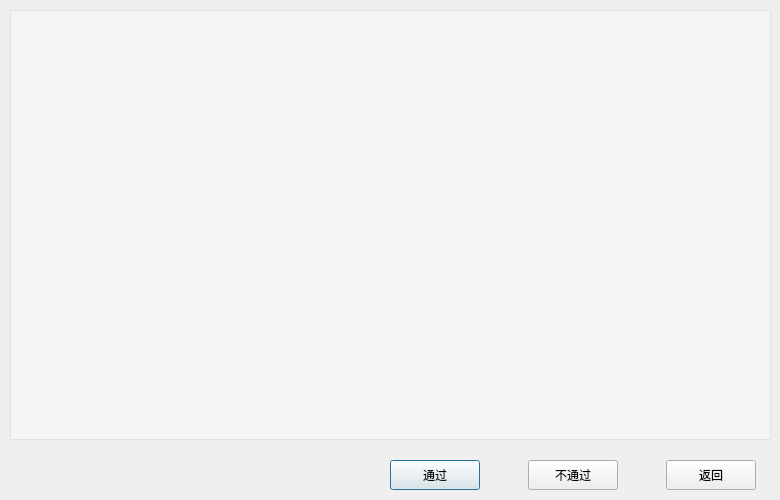
<?xml version="1.0" encoding="UTF-8"?>
<ui version="4.0">
 <class>MessageWindow</class>
 <widget class="QDialog" name="MessageWindow">
  <property name="geometry">
   <rect>
    <x>0</x>
    <y>0</y>
    <width>780</width>
    <height>500</height>
   </rect>
  </property>
  <property name="windowTitle">
   <string>MessageWindow</string>
  </property>
  <property name="styleSheet">
   <string notr="true">#MessageWindow{image: url(:/管理员界面/Resources/主背景/MessageImage.jpg);}</string>
  </property>
  <widget class="QListWidget" name="listWidget">
   <property name="geometry">
    <rect>
     <x>10</x>
     <y>10</y>
     <width>761</width>
     <height>430</height>
    </rect>
   </property>
   <property name="styleSheet">
    <string notr="true">background-color: rgba(255, 255, 255, 100);</string>
   </property>
  </widget>
  <widget class="QPushButton" name="btnOK">
   <property name="geometry">
    <rect>
     <x>390</x>
     <y>460</y>
     <width>90</width>
     <height>30</height>
    </rect>
   </property>
   <property name="styleSheet">
    <string notr="true">background-image: url(:/固定/Resources/固定/登录按钮tip.jpg);</string>
   </property>
   <property name="text">
    <string>通过</string>
   </property>
  </widget>
  <widget class="QPushButton" name="btnCancel">
   <property name="geometry">
    <rect>
     <x>528</x>
     <y>460</y>
     <width>90</width>
     <height>30</height>
    </rect>
   </property>
   <property name="styleSheet">
    <string notr="true">background-image: url(:/固定/Resources/固定/登录按钮tip.jpg);</string>
   </property>
   <property name="text">
    <string>不通过</string>
   </property>
  </widget>
  <widget class="QPushButton" name="btnBack">
   <property name="geometry">
    <rect>
     <x>666</x>
     <y>460</y>
     <width>90</width>
     <height>30</height>
    </rect>
   </property>
   <property name="styleSheet">
    <string notr="true">background-image: url(:/固定/Resources/固定/登录按钮tip.jpg);</string>
   </property>
   <property name="text">
    <string>返回</string>
   </property>
  </widget>
 </widget>
 <layoutdefault spacing="6" margin="11"/>
 <resources>
  <include location="../BMS.qrc"/>
 </resources>
 <connections/>
</ui>
